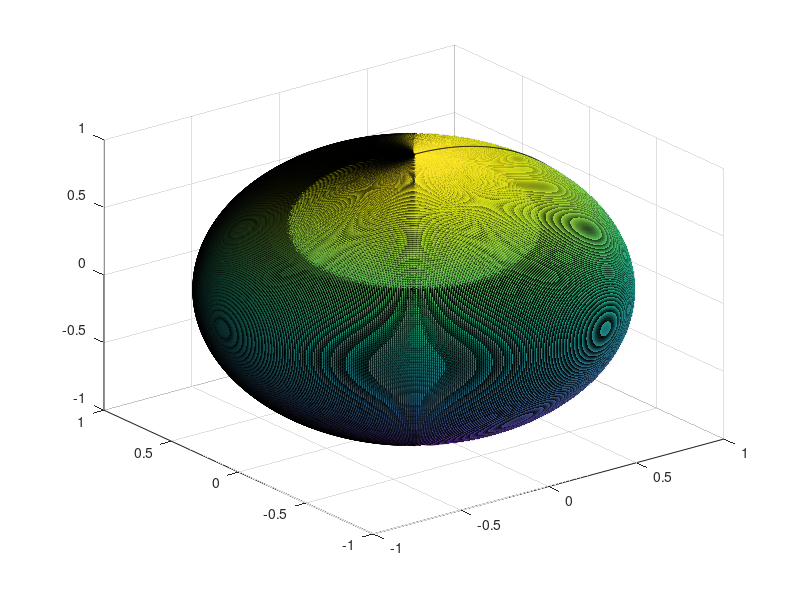

The MATLAB script that drew this image: (Note: this script raises an error after producing the figure.)
sphere(700); cc
shading flat;
light('Position',[1 3 2]);
light('Position',[-3 -1 3]);
material shiny;
axis vis3d off;
set(gcf,'Color',[1 1 1]);
view(-45,20)
